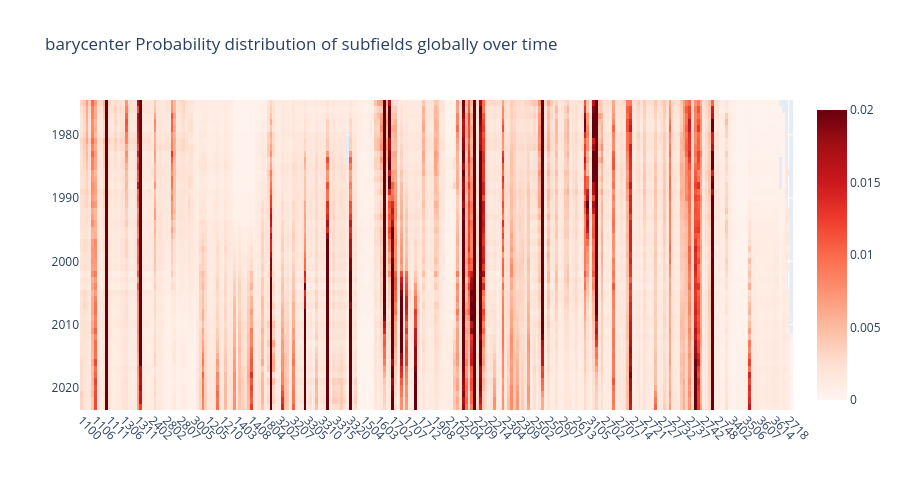

Write notebook code for a chart like this one.
### Code cell
df = df_barycenter_global_yearly
uf.plotly_heatmap(
    df, x_labels=df.columns, y_labels=df.index,
    title=f"barycenter Probability distribution of subfields globally over time",
    z_min=0, z_max=0.02, line_height=10,
    x_type="subfield", colorscale="non"
)

### Figure 1 — Plotly figure (JSON) as saved in the notebook; plotly's stock layout.template omitted (floating-point values rounded to 4 significant figures; data arrays with more than 128 entries replaced by an {"elided": "..."} marker saying what was removed)
{"data": [{"colorscale": [[0, "rgb(255,245,240)"], [0.125, "rgb(254,224,210)"], [0.25, "rgb(252,187,161)"], [0.375, "rgb(252,146,114)"], [0.5, "rgb(251,106,74)"], [0.625, "rgb(239,59,44)"], [0.75, "rgb(203,24,29)"], [0.875, "rgb(165,15,21)"], [1, "rgb(103,0,13)"]], "customdata": {"elided": "49x252x2 mixed values"}, "hovertemplate": "<b>X: </b>%{customdata[0]}<br><b>Y: </b>%{customdata[1]}<br><b>Z: </b> %{z:.3f}<br><extra></extra>", "type": "heatmap", "x": {"elided": "252 str values"}, "y": [1975, 1976, 1977, 1978, 1979, 1980, 1981, 1982, 1983, 1984, 1985, 1986, 1987, 1988, 1989, 1990, 1991, 1992, 1993, 1994, 1995, 1996, 1997, 1998, 1999, 2000, 2001, 2002, 2003, 2004, 2005, 2006, 2007, 2008, 2009, 2010, 2011, 2012, 2013, 2014, 2015, 2016, 2017, 2018, 2019, 2020, 2021, 2022, 2023], "z": {"elided": "49x252 float values"}, "zmax": 0.02, "zmin": 0}], "layout": {"height": 490, "title": {"text": "barycenter Probability distribution of subfields globally over time"}, "xaxis": {"automargin": true, "tickangle": 45}, "yaxis": {"automargin": true, "autorange": "reversed"}}}
